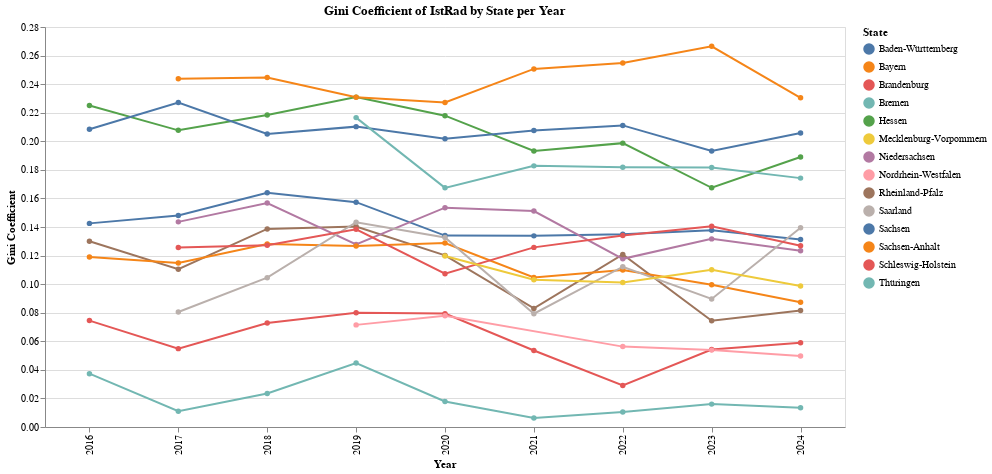

Notebook code cell kept with this figure:
### Code cell
title = " ".join(val_label.split("_")).title() if "_" in val_label else val_label

chart = (
    alt.Chart(df_gini)
    .mark_line(point=True)
    .encode(
        x=alt.X("Year:O", title="Year"),
        y=alt.Y("Gini:Q", title="Gini Coefficient"),
        color=alt.Color("Land:N", title="State"),
        tooltip=[
            "Land",
            alt.Tooltip("Year:O", title="Year"),
            alt.Tooltip("Gini:Q", format=".3f"),
        ],
    )
    .properties(
        title=f"Gini Coefficient of {title} by State per Year",
        width=800,
        height=400,
    )
    .interactive()
)

chart.save(
    os.path.join("img", f"gini_index-{title.replace(' ', '_').lower()}_land.png")
)
chart.show()

### Figure 1 — Vega-Lite specification as saved in the notebook (floating-point values rounded to 4 significant figures)
{"config": {"view": {"continuousWidth": 300, "continuousHeight": 300}}, "data": {"name": "data-5867512d3666ee8240b12b699a2ca684"}, "mark": {"type": "line", "point": true}, "encoding": {"color": {"field": "Land", "title": "State", "type": "nominal"}, "tooltip": [{"field": "Land", "type": "nominal"}, {"field": "Year", "title": "Year", "type": "ordinal"}, {"field": "Gini", "format": ".3f", "type": "quantitative"}], "x": {"field": "Year", "title": "Year", "type": "ordinal"}, "y": {"field": "Gini", "title": "Gini Coefficient", "type": "quantitative"}}, "height": 400, "params": [{"name": "param_313", "select": {"type": "interval", "encodings": ["x", "y"]}, "bind": "scales"}], "title": "Gini Coefficient of IstRad by State per Year", "width": 800, "$schema": "https://vega.github.io/schema/vega-lite/v5.20.1.json", "datasets": {"data-5867512d3666ee8240b12b699a2ca684": [{"Year": 2016, "Land": "Schleswig-Holstein", "Gini": 0.07448}, {"Year": 2016, "Land": "Bremen", "Gini": 0.03732}, {"Year": 2016, "Land": "Hessen", "Gini": 0.2251}, {"Year": 2016, "Land": "Rheinland-Pfalz", "Gini": 0.13}, {"Year": 2016, "Land": "Baden-Württemberg", "Gini": 0.1425}, {"Year": 2016, "Land": "Bayern", "Gini": 0.1189}, {"Year": 2016, "Land": "Sachsen", "Gini": 0.2084}, {"Year": 2017, "Land": "Schleswig-Holstein", "Gini": 0.05486}, {"Year": 2017, "Land": "Niedersachsen", "Gini": 0.1436}, {"Year": 2017, "Land": "Bremen", "Gini": 0.01099}, {"Year": 2017, "Land": "Hessen", "Gini": 0.2077}, {"Year": 2017, "Land": "Rheinland-Pfalz", "Gini": 0.1105}, {"Year": 2017, "Land": "Baden-Württemberg", "Gini": 0.1481}, {"Year": 2017, "Land": "Bayern", "Gini": 0.1148}, {"Year": 2017, "Land": "Saarland", "Gini": 0.08047}, {"Year": 2017, "Land": "Brandenburg", "Gini": 0.1257}, {"Year": 2017, "Land": "Sachsen", "Gini": 0.2271}, {"Year": 2017, "Land": "Sachsen-Anhalt", "Gini": 0.2437}, {"Year": 2018, "Land": "Schleswig-Holstein", "Gini": 0.07279}, {"Year": 2018, "Land": "Niedersachsen", "Gini": 0.1568}, {"Year": 2018, "Land": "Bremen", "Gini": 0.02344}, {"Year": 2018, "Land": "Hessen", "Gini": 0.2184}, {"Year": 2018, "Land": "Rheinland-Pfalz", "Gini": 0.1386}, {"Year": 2018, "Land": "Baden-Württemberg", "Gini": 0.164}, {"Year": 2018, "Land": "Bayern", "Gini": 0.1281}, {"Year": 2018, "Land": "Saarland", "Gini": 0.1045}, {"Year": 2018, "Land": "Brandenburg", "Gini": 0.1273}, {"Year": 2018, "Land": "Sachsen", "Gini": 0.2051}, {"Year": 2018, "Land": "Sachsen-Anhalt", "Gini": 0.2447}, {"Year": 2019, "Land": "Schleswig-Holstein", "Gini": 0.08003}, {"Year": 2019, "Land": "Niedersachsen", "Gini": 0.1278}, {"Year": 2019, "Land": "Bremen", "Gini": 0.04476}, {"Year": 2019, "Land": "Nordrhein-Westfalen", "Gini": 0.07148}, {"Year": 2019, "Land": "Hessen", "Gini": 0.2309}, {"Year": 2019, "Land": "Rheinland-Pfalz", "Gini": 0.1403}, {"Year": 2019, "Land": "Baden-Württemberg", "Gini": 0.1574}, {"Year": 2019, "Land": "Bayern", "Gini": 0.1267}, {"Year": 2019, "Land": "Saarland", "Gini": 0.1434}, {"Year": 2019, "Land": "Brandenburg", "Gini": 0.1384}, {"Year": 2019, "Land": "Sachsen", "Gini": 0.2103}, {"Year": 2019, "Land": "Sachsen-Anhalt", "Gini": 0.2308}, {"Year": 2019, "Land": "Thüringen", "Gini": 0.2166}, {"Year": 2020, "Land": "Schleswig-Holstein", "Gini": 0.07937}, {"Year": 2020, "Land": "Niedersachsen", "Gini": 0.1535}, {"Year": 2020, "Land": "Bremen", "Gini": 0.01786}, {"Year": 2020, "Land": "Nordrhein-Westfalen", "Gini": 0.07784}, {"Year": 2020, "Land": "Hessen", "Gini": 0.2179}, {"Year": 2020, "Land": "Rheinland-Pfalz", "Gini": 0.1201}, {"Year": 2020, "Land": "Baden-Württemberg", "Gini": 0.134}, {"Year": 2020, "Land": "Bayern", "Gini": 0.1288}, {"Year": 2020, "Land": "Saarland", "Gini": 0.1327}, {"Year": 2020, "Land": "Brandenburg", "Gini": 0.1073}, {"Year": 2020, "Land": "Mecklenburg-Vorpommern", "Gini": 0.1197}, {"Year": 2020, "Land": "Sachsen", "Gini": 0.2018}, {"Year": 2020, "Land": "Sachsen-Anhalt", "Gini": 0.2272}, {"Year": 2020, "Land": "Thüringen", "Gini": 0.1674}, {"Year": 2021, "Land": "Schleswig-Holstein", "Gini": 0.05356}, {"Year": 2021, "Land": "Niedersachsen", "Gini": 0.1511}, {"Year": 2021, "Land": "Bremen", "Gini": 0.006234}, {"Year": 2021, "Land": "Hessen", "Gini": 0.1932}, {"Year": 2021, "Land": "Rheinland-Pfalz", "Gini": 0.08298}, {"Year": 2021, "Land": "Baden-Württemberg", "Gini": 0.1338}, {"Year": 2021, "Land": "Bayern", "Gini": 0.1046}, {"Year": 2021, "Land": "Saarland", "Gini": 0.07932}, {"Year": 2021, "Land": "Brandenburg", "Gini": 0.1257}, {"Year": 2021, "Land": "Mecklenburg-Vorpommern", "Gini": 0.1031}, {"Year": 2021, "Land": "Sachsen", "Gini": 0.2075}, {"Year": 2021, "Land": "Sachsen-Anhalt", "Gini": 0.2507}, {"Year": 2021, "Land": "Thüringen", "Gini": 0.1828}, {"Year": 2022, "Land": "Schleswig-Holstein", "Gini": 0.0291}, {"Year": 2022, "Land": "Niedersachsen", "Gini": 0.1177}, {"Year": 2022, "Land": "Bremen", "Gini": 0.01057}, {"Year": 2022, "Land": "Nordrhein-Westfalen", "Gini": 0.05627}, {"Year": 2022, "Land": "Hessen", "Gini": 0.1987}, {"Year": 2022, "Land": "Rheinland-Pfalz", "Gini": 0.1208}, {"Year": 2022, "Land": "Baden-Württemberg", "Gini": 0.135}, {"Year": 2022, "Land": "Bayern", "Gini": 0.1098}, {"Year": 2022, "Land": "Saarland", "Gini": 0.1122}, {"Year": 2022, "Land": "Brandenburg", "Gini": 0.1341}, {"Year": 2022, "Land": "Mecklenburg-Vorpommern", "Gini": 0.1011}, {"Year": 2022, "Land": "Sachsen", "Gini": 0.2111}, {"Year": 2022, "Land": "Sachsen-Anhalt", "Gini": 0.2548}, {"Year": 2022, "Land": "Thüringen", "Gini": 0.1819}, {"Year": 2023, "Land": "Schleswig-Holstein", "Gini": 0.05424}, {"Year": 2023, "Land": "Niedersachsen", "Gini": 0.1317}, {"Year": 2023, "Land": "Bremen", "Gini": 0.01601}, {"Year": 2023, "Land": "Nordrhein-Westfalen", "Gini": 0.05382}, {"Year": 2023, "Land": "Hessen", "Gini": 0.1675}, {"Year": 2023, "Land": "Rheinland-Pfalz", "Gini": 0.07432}, {"Year": 2023, "Land": "Baden-Württemberg", "Gini": 0.1377}, {"Year": 2023, "Land": "Bayern", "Gini": 0.09953}, {"Year": 2023, "Land": "Saarland", "Gini": 0.08965}, {"Year": 2023, "Land": "Brandenburg", "Gini": 0.1406}, {"Year": 2023, "Land": "Mecklenburg-Vorpommern", "Gini": 0.1101}, {"Year": 2023, "Land": "Sachsen", "Gini": 0.1932}, {"Year": 2023, "Land": "Sachsen-Anhalt", "Gini": 0.2665}, {"Year": 2023, "Land": "Thüringen", "Gini": 0.1817}, {"Year": 2024, "Land": "Schleswig-Holstein", "Gini": 0.05904}, {"Year": 2024, "Land": "Niedersachsen", "Gini": 0.1233}, {"Year": 2024, "Land": "Bremen", "Gini": 0.01346}, {"Year": 2024, "Land": "Nordrhein-Westfalen", "Gini": 0.04963}, {"Year": 2024, "Land": "Hessen", "Gini": 0.189}, {"Year": 2024, "Land": "Rheinland-Pfalz", "Gini": 0.08153}, {"Year": 2024, "Land": "Baden-Württemberg", "Gini": 0.1313}, {"Year": 2024, "Land": "Bayern", "Gini": 0.08736}, {"Year": 2024, "Land": "Saarland", "Gini": 0.1394}, {"Year": 2024, "Land": "Brandenburg", "Gini": 0.1268}, {"Year": 2024, "Land": "Mecklenburg-Vorpommern", "Gini": 0.09873}, {"Year": 2024, "Land": "Sachsen", "Gini": 0.2058}, {"Year": 2024, "Land": "Sachsen-Anhalt", "Gini": 0.2304}, {"Year": 2024, "Land": "Thüringen", "Gini": 0.1742}]}}
